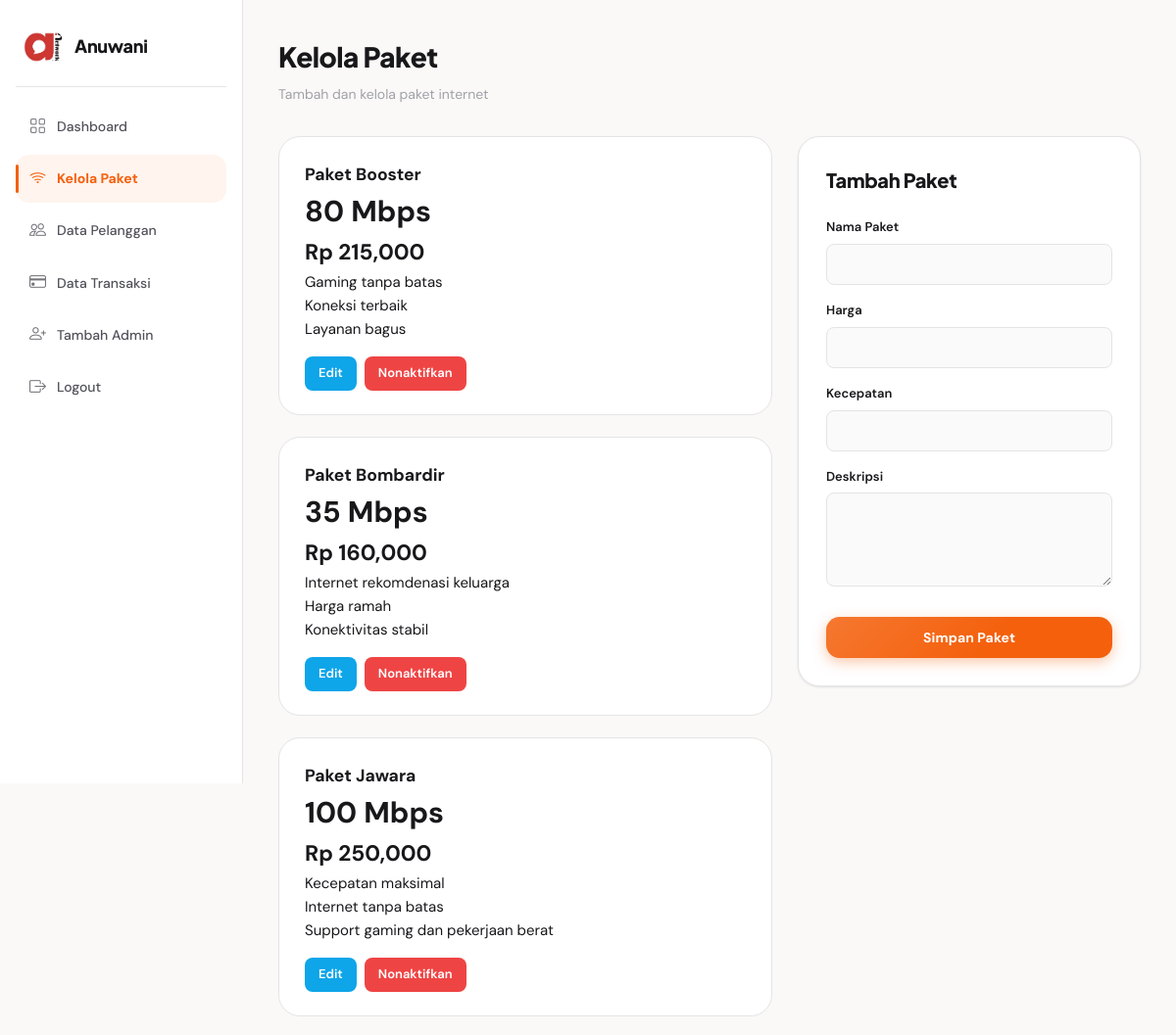
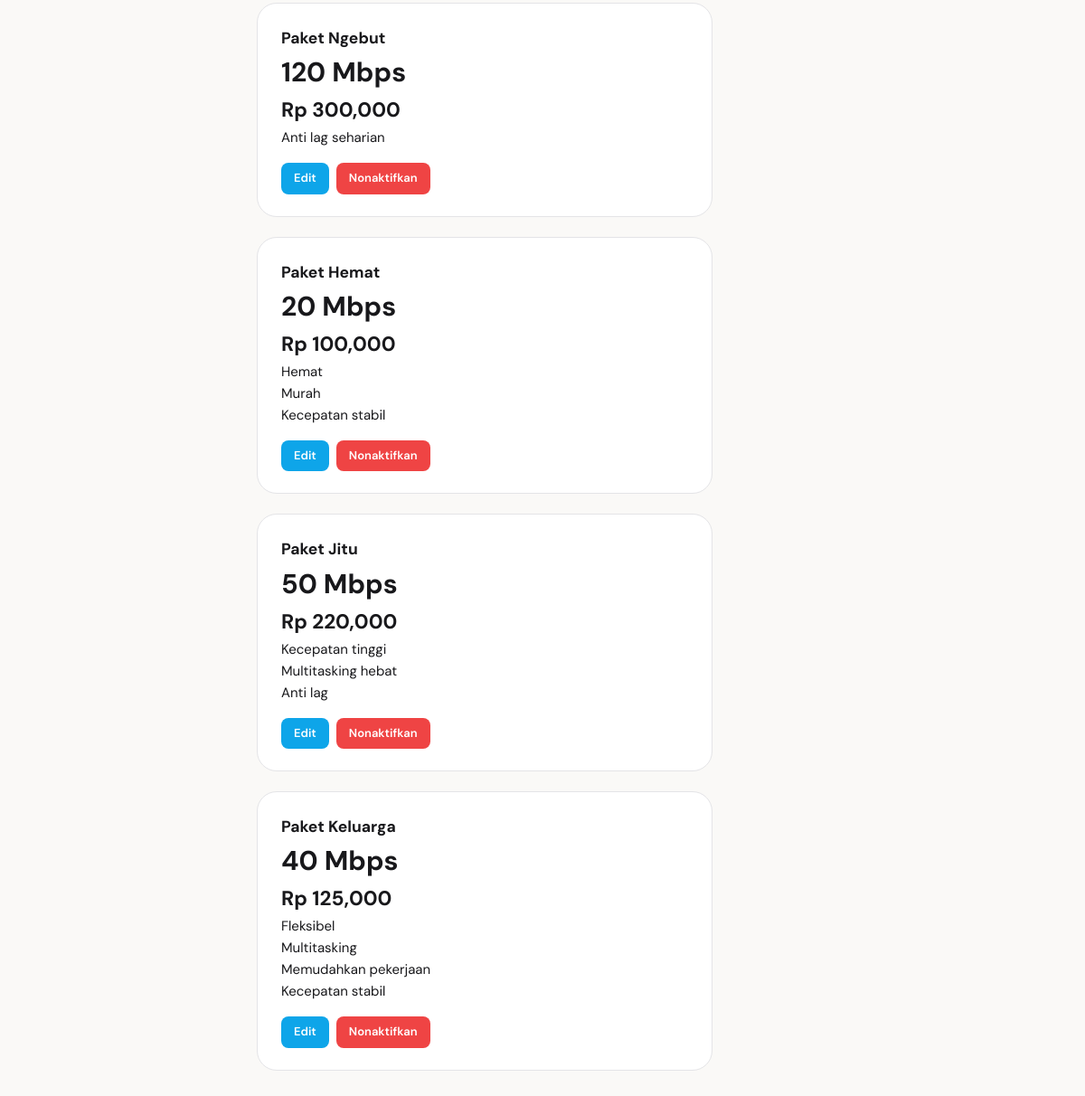
Screenshot of /admin/paket/index.php (signed in) with the database file from the repository (2 pictures, top to bottom).
### tables this page shows
CREATE TABLE `tb_paket` (
  `id_paket` int(11) NOT NULL,
  `nama_paket` varchar(100) NOT NULL,
  `harga` int(11) NOT NULL,
  `kecepatan` varchar(50) NOT NULL,
  `deskripsi` text DEFAULT NULL,
  `status` enum('aktif','nonaktif') DEFAULT 'aktif'
);

### admin/paket/index.php (the view, shortened to what this page needs)
<?php
require_once __DIR__ . '/../../koneksi.php';
$data = mysqli_query($koneksi, "SELECT * FROM tb_paket ORDER BY id_paket DESC");
?>
<!DOCTYPE html>
<html lang="id">
<head>
    <link rel="stylesheet" href="../../assets/css/style.css">
    <link rel="stylesheet" href="https://cdn.jsdelivr.net/npm/bootstrap-icons@1.11.3/font/bootstrap-icons.min.css">
</head>
<body>
<div class="dashboard-layout">
    <div class="sidebar">
        <div class="sidebar-logo">
            <img src="../../assets/images/logo.png">
            <h2>Anuwani</h2>
        </div>
        <ul>
            <li><a href="../index.php"><i class="bi bi-grid"></i> Dashboard</a></li>
            <li><a href="index.php" class="active"><i class="bi bi-wifi"></i> Kelola Paket</a></li>
            <li><a href="../customer/index.php"><i class="bi bi-people"></i> Data Pelanggan</a></li>
            <li><a href="../transaksi/index.php"><i class="bi bi-credit-card"></i> Data Transaksi</a></li>
            <li><a href="../admin_user/index.php"><i class="bi bi-person-plus"></i> Tambah Admin</a></li>
            <li><a href="#" onclick="openLogoutModal()"><i class="bi bi-box-arrow-right"></i> Logout</a></li>
        </ul>
    </div>
    <div class="dashboard-content">
        <div class="topbar">
            <h1>Kelola Paket</h1>
            <p>Tambah dan kelola paket internet</p>
        </div>
        <div class="paket-admin-layout">
            <div class="paket-grid">
                <?php while ($p = mysqli_fetch_assoc($data)) : ?>
                    <div class="paket-admin-card">
                        <h3><?= $p['nama_paket']; ?></h3>
                        <h1><?= $p['kecepatan']; ?></h1>
                        <h2>Rp <?= number_format($p['harga']); ?></h2>
                        <p><?= nl2br($p['deskripsi']); ?></p>
                        <div class="paket-action">
                            <a href="edit.php?id=<?= $p['id_paket']; ?>" class="btn-edit">Edit</a>
                            <?php if ($p['status'] == 'aktif') : ?>
                                <a href="#" class="btn-delete" onclick="openNonaktifModal(<?= $p['id_paket']; ?>)">Nonaktifkan</a>
                            <?php else : ?>
                                <a href="#" class="btn-edit" onclick="openAktifModal(<?= $p['id_paket']; ?>)">Aktifkan</a>
                            <?php endif; ?>
                        </div>
                    </div>
                <?php endwhile; ?>
            </div>
            <div class="form-paket-card">
                <h3>Tambah Paket</h3>
                <form id="formPaket" action="tambah.php" method="POST">
                    <div class="form-group">
                        <label>Nama Paket</label>
                        <input type="text" name="nama_paket" required>
                    </div>
                    <div class="form-group">
                        <label>Harga</label>
                        <input type="number" name="harga" required>
                    </div>
                    <div class="form-group">
                        <label>Kecepatan</label>
                        <input type="text" name="kecepatan" required>
                    </div>
                    <div class="form-group">
                        <label>Deskripsi</label>
                        <textarea name="deskripsi" rows="4"></textarea>
                    </div>
                    <button type="button" class="btn-orange" onclick="openTambahModal()">Simpan Paket</button>
                </form>
            </div>
        </div>
    </div>
</div>
</body>
</html>

### rows the page displays
tb_paket: nama_paket "Paket Booster", kecepatan "80 Mbps", harga "215,000", deskripsi "Gaming tanpa batas Koneksi terbaik Layanan bagus"
tb_paket: nama_paket "Paket Bombardir", kecepatan "35 Mbps", harga "160,000", deskripsi "Internet rekomdenasi keluarga Harga ramah Konektivitas stabil"
tb_paket: nama_paket "Paket Jawara", kecepatan "100 Mbps", harga "250,000", deskripsi "Kecepatan maksimal Internet tanpa batas Support gaming dan pekerjaan berat"
tb_paket: nama_paket "Paket Ngebut", kecepatan "120 Mbps", harga "300,000", deskripsi "Anti lag seharian"
tb_paket: nama_paket "Paket Hemat", kecepatan "20 Mbps", harga "100,000", deskripsi "Hemat Murah Kecepatan stabil"
tb_paket: nama_paket "Paket Jitu", kecepatan "50 Mbps", harga "220,000", deskripsi "Kecepatan tinggi Multitasking hebat Anti lag"
tb_paket: nama_paket "Paket Keluarga", kecepatan "40 Mbps", harga "125,000", deskripsi "Fleksibel Multitasking Memudahkan pekerjaan Kecepatan stabil"
